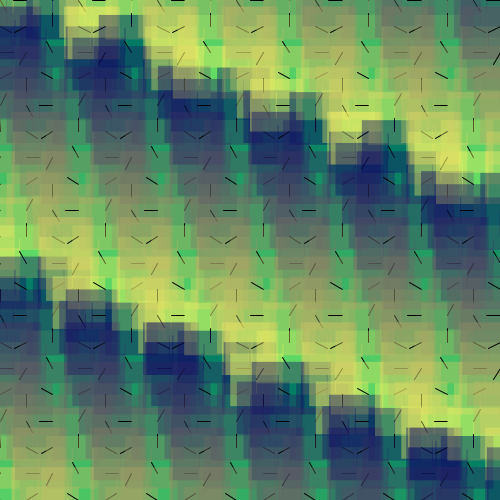
Frame 1 (no input)
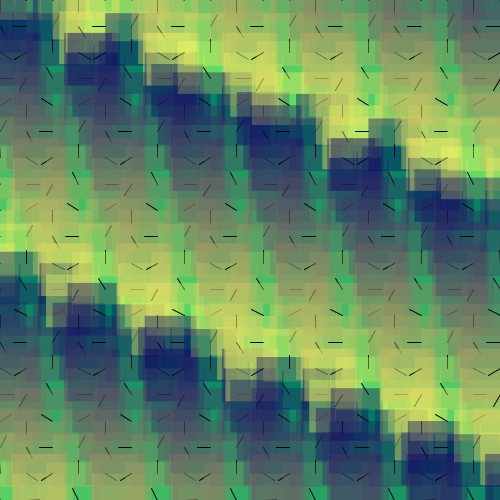
Frame 60 (the mouse pressed at the canvas centre just before this capture)
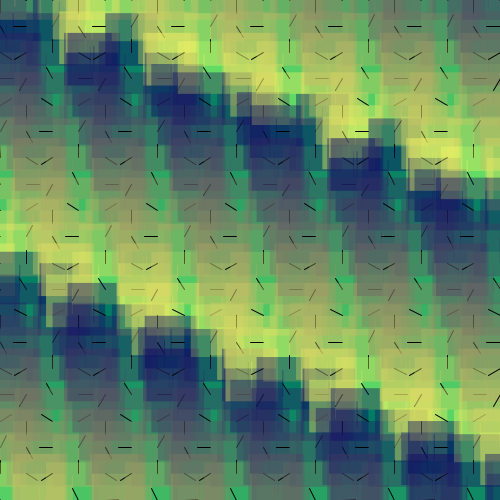
Frame 120 (the mouse held since frame 60 and released just before this capture)

The Processing sketch that drew these frames (run headless with seeded random() and noise(); from frame 60 on, the mouse is pressed at the canvas centre):

// Processing sketch: processing_151481
// ── processing_151481.pde

/*
 * Creative Coding
 * Week 2, 05 - Moving Patterns 1
 * by Indae Hwang and Jon McCormack
 * Copyright (c) 2014 Monash University
 *
 * This sketch builds on the previous sketches, drawing shapes based on the
 * current framerate. The movement of individual shapes combine to create a
 * gestalt field of motion. Use the arrow keys on your keyboard to change the
 * frame rate. 
 * 
 */

// variable used to store the current frame rate value
int frame_rate_value;

void setup() {
  size(500, 500);

  frame_rate_value = 6;
  frameRate(frame_rate_value);
  rectMode(CENTER);
  background(0,200,100);
}


void draw() {

  background(0,200,100);

  int num = 20;
  int margin = 0;
  float gutter = 0; //distance between each cell
  float cellsize = ( width - (2 * margin) - gutter * (num - 1) ) / (num - 1);

  int circleNumber = 0; // counter
  for (int i=0; i<num; i++) {
    for (int j=0; j<num; j++) {
     circleNumber = (i * num) + j; // different way to calculate the circle number from w2_04
    
      float tx = margin + cellsize * i + gutter * i;
      float ty = margin + cellsize * j + gutter * j;

      movingCircle(tx, ty, cellsize, circleNumber);
    }
  }
} //end of draw 


  void movingCircle(float x, float y, float size, int circleNum) {
  float finalAngle;
  finalAngle = frameCount + circleNum;

  //the rotating angle for each tempX and tempY postion is affected by frameRate and angle;  
  float tempX = x + (size / 2) * sin(PI / frame_rate_value * finalAngle);
  float tempY = y + (size / 2) * cos(PI / frame_rate_value * finalAngle);

  noStroke();
  fill((circleNum*25)%255, (circleNum*25)%255,100, 100);
  rect(tempX, tempY, size*2, size*2);
  rect(tempX, tempY, 1, size);
  
  fill((circleNum*25)%255,0,0);
  stroke(2);
  line(x, y, tempX, tempY);
}


/*
 * keyReleased function
 *
 * called automatically by Processing when a keyboard key is released
 */
void keyReleased() {

  // right arrow -- increase frame_rate_value
  if (keyCode == RIGHT && frame_rate_value < 60) {
    frame_rate_value++;
  }

  // left arrow -- decrease frame_rate_value
  if ( keyCode == LEFT && frame_rate_value > 1) {
    frame_rate_value--;
  }
 

  // set the frameRate and print current value on the screen
  frameRate(frame_rate_value);
  println("Current frame Rate is: " + frame_rate_value);

    
}
 
